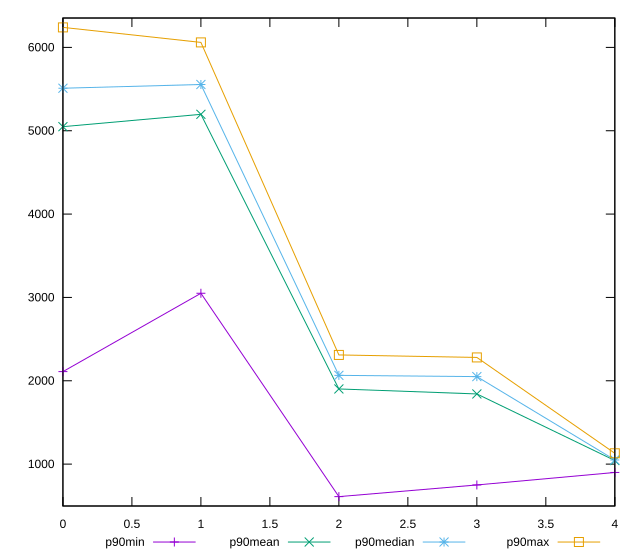

gnuplot code for this plot:
reset

$p90Min <<EOF
0 2110
1 3050
2 610
3 750
4 900
EOF

$p90Mean <<EOF
0 5049.04255319149
1 5197.021276595745
2 1901.9148936170213
3 1842.0212765957447
4 1042.9787234042553
EOF

$p90Median <<EOF
0 5510
1 5555
2 2065
3 2050
4 1050
EOF

$p90Max <<EOF
0 6240
1 6060
2 2310
3 2280
4 1130
EOF

set key outside below
set xrange [0:4]
set yrange [497.4:6352.6]
set trange [497.4:6352.6]
set terminal svg size 640, 560 enhanced background rgb 'white'
set output "report_00014_2021-02-09T15:56:05.503Z/unused-javascript/progression/value.svg"

plot $p90Min title "p90min" with linespoints, \
     $p90Mean title "p90mean" with linespoints, \
     $p90Median title "p90median" with linespoints, \
     $p90Max title "p90max" with linespoints

reset
